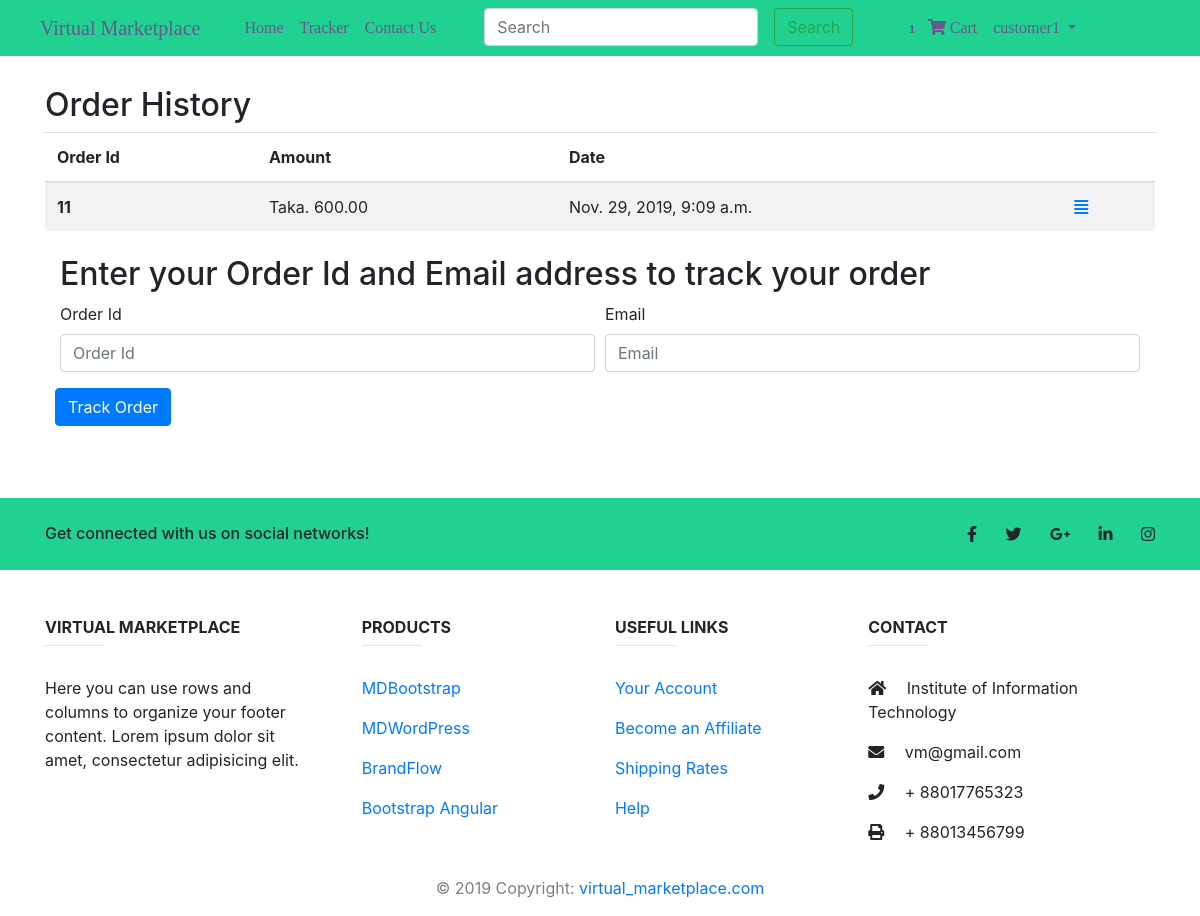
The page /order/tracker (signed in) on the database its author committed.
### accounts/models.py (models this page shows)
class User(AbstractUser):
    is_seller = models.BooleanField(default=False)
    is_customer = models.BooleanField(default=False)

### orders/models.py (models this page shows, shortened)
class Order(models.Model):
    user = models.ForeignKey(settings.AUTH_USER_MODEL, on_delete=models.CASCADE)
    items = models.ManyToManyField(OrderItem)
    start_date = models.DateTimeField(auto_now_add=True)
    ordered_date = models.DateTimeField()
    ordered = models.BooleanField(default=False)
    billing_address = models.ForeignKey(
        'BillingAddress', on_delete=models.SET_NULL, blank=True, null=True)
    payment = models.ForeignKey(
        'Payment', on_delete=models.SET_NULL, blank=True, null=True)
    def __str__(self):
        return self.user.username
    def get_total(self):
        total = 0
        for order_item in self.items.all():
            total += order_item.get_total_item_price()
        return total

class OrderItem(models.Model):
    user = models.ForeignKey(settings.AUTH_USER_MODEL, on_delete=models.CASCADE)
    item = models.ForeignKey(Product, on_delete=models.CASCADE)
    quantity = models.IntegerField(default=1)
    ordered = models.BooleanField(default=False)
    def get_total_item_price(self):
        return self.quantity * self.item.price

### store/models.py (models this page shows, shortened)
class Product(models.Model):
    name = models.CharField(max_length=50)
    category = models.ForeignKey(Category, on_delete=models.CASCADE,  null=True)
    price = models.DecimalField(max_digits=10, decimal_places=2, blank= True)
    description = models.CharField(max_length=300)
    publish_date = models.DateField()
    image = models.ImageField(upload_to='store/product_images', default="")
    seller = models.ForeignKey(User, on_delete=models.CASCADE)
    likes = models.ManyToManyField(settings.AUTH_USER_MODEL, related_name="likes", blank=True)

### orders/views.py (the view, shortened to what this page needs)
# urls.py: path('tracker', views.OrderTracker.as_view(), name='tracker'),
class OrderTracker(View):
    def get(self, *args, **kwargs):
        order = Order.objects.get(id=8)
        order_all_sellers = OrderToSellers.objects.filter(order=order)
        for individual_order_seller in order_all_sellers:
            items = order.items.filter(item__seller=individual_order_seller.seller)
        all_order_customer = Order.objects.filter(user=self.request.user, ordered=True)
        print(all_order_customer)
        context ={
            'all_order_customer': all_order_customer
        }
        return render(self.request, "orders/tracker.html", context)

### orders/templatetags/cart_template_tags.py (called while the page is built)
@register.filter
def cart_item_count(user):
    if user.is_authenticated:
        qs = Order.objects.filter(user=user, ordered=False)
        if qs.exists():
            return qs[0].items.count()
        return 0

### orders/templates/orders/tracker.html (shortened to what this page needs)
{% extends 'store/basic.html' %}
{% block content %}
<div class="container">
    <div class="row">
         <div class="col-sm-10" style="padding-top: 30px;">
             <h2> Order History </h2>
         </div>
    </div>
    <table class="table table-striped">
      <thead>
        <tr>
            <th scope="col">Order Id</th>
            <th scope="col">Amount</th>
            <th scope="col">Date</th>
            <th scope="col"></th>
        </tr>
      </thead>
      <tbody>
        {% if all_order_customer.count > 0 %}
            {% for pr in all_order_customer %}
                <tr>
                    <th scope="row">{{ pr.id}}</th>
                    <td> Taka. {{ pr.get_total}}</td>
                    <td>{{ pr.ordered_date }}</td>
                     <td>
                        <a href="{% url 'order_details' pr.id %}">
                            <i class="fas fa-align-justify"></i>
                        </a>
                    </td>
                </tr>
            {% endfor %}
        {% endif %}
      </tbody>
    </table>
</div>
<div class="container">
    <div class="col my-4">
        <h2> Enter your Order Id and Email address to track your order </h2>
        <form method="post" action="#" id="trackerForm">{% csrf_token %}
            <div class="form-row">
                <div class="form-group col-md-6">
                    <label for="inputname">Order Id</label>
                    <input type="text" class="form-control" id="orderId" name="orderId" placeholder="Order Id" required>
                </div>
                <div class="form-group col-md-6">
                    <label for="inputEmail4">Email</label>
                    <input type="email" class="form-control" id="email" name="email" placeholder="Email" required></div>
                <button type="submit" class="btn btn-primary">Track Order</button>
            </div>
        </form>
    </div>
</div>
{% endblock %}

### store/templates/store/basic.html (shortened to what this page needs)
{% load cart_template_tags %}
{% load staticfiles %}
<!doctype html>
<html lang="en">
    <head>
        <link rel="stylesheet" href="https://stackpath.bootstrapcdn.com/bootstrap/4.2.1/css/bootstrap.min.css"
>
        <link rel="stylesheet" href="https://use.fontawesome.com/releases/v5.8.1/css/all.css">
    </head>
    <body>
        <nav class="navbar navbar-expand-lg " style="background-color: #21d192; padding-left: 40px;">
            <a class="navbar-brand logo" href="{% url 'home_view' %}">Virtual Marketplace</a>
            <div class="collapse navbar-collapse" id="navbarSupportedContent">
                <ul class="navbar-nav mr-auto abc" style="padding-left: 20px;">
                    <li class="nav-item">
                        <a class="nav-link" href="{% url 'home_view' %}">Home <span class="sr-only">(current)</span></a>
                    </li>
                    <li class="nav-item">
                        <a class="nav-link" href="{% url 'tracker' %}">Tracker</a>
                    </li>
                    <li class="nav-item">
                        <a class="nav-link" href="{% url 'vm_contact' %}"> Contact Us</a>
                    </li>
                    <li style="padding-left: 40px;">
                        <form method='get' action='{% url 'search_product' %}' class="form-inline my-2 my-lg-0" >
                            <input class="form-control mr-sm-3" type="search" placeholder="Search" aria-label="Search" name="search" id="search">
                            <button class="btn btn-outline-success my-3 my-sm-0" type="submit">Search</button>
                        </form>
                    </li>
                </ul>
                <ul class="navbar-nav nav-flex-icons abc" style="padding-right: 100px;">
                    {% if request.user.is_authenticated %}
                        <li class="nav-item">
                        <a href="{% url 'order-summary' %}" class="nav-link waves-effect">
                        <span class="badge red z-depth-1 mr-1"> {{ request.user|cart_item_count }} </span>
                        <i class="fas fa-shopping-cart"></i>
                        <span class="clearfix d-none d-sm-inline-block"> Cart </span>
                        </a>
                        </li>
                        <li class="nav-item dropdown">
                            <a class="nav-link dropdown-toggle" href="#" id="navbarDropdown" role="button" data-toggle="dropdown" aria-haspopup="true" aria-expanded="false">
                              {{ request.user.username }}
                            </a>
                        </li>
                    {% endif %}
                    </ul>
            </div>
        </nav>
  {% block content %} {% endblock %}
    <br>
    <br>
    <footer class="page-footer font-small blue-grey lighten-5">
      <div style="background-color: #21d192;">
        <div class="container">
          <div class="row py-4 d-flex align-items-center">
            <div class="col-md-6 col-lg-5 text-center text-md-left mb-4 mb-md-0">
              <h6 class="mb-0">Get connected with us on social networks!</h6>
            </div>
            <div class="col-md-6 col-lg-7 text-center text-md-right">
              <a class="fb-ic">
                <i class="fab fa-facebook-f white-text mr-4"> </i>
              </a>
              <a class="tw-ic">
                <i class="fab fa-twitter white-text mr-4"> </i>
              </a>
              <a class="gplus-ic">
                <i class="fab fa-google-plus-g white-text mr-4"> </i>
              </a>
              <a class="li-ic">
                <i class="fab fa-linkedin-in white-text mr-4"> </i>
              </a>
              <a class="ins-ic">
                <i class="fab fa-instagram white-text"> </i>
              </a>
            </div>
          </div>
        </div>
      </div>
          <div class="container text-center text-md-left mt-5">
            <div class="row mt-3 dark-grey-text">
              <div class="col-md-3 col-lg-4 col-xl-3 mb-4">
                <h6 class="text-uppercase font-weight-bold">Virtual Marketplace</h6>
                <hr class="teal accent-3 mb-4 mt-0 d-inline-block mx-auto" style="width: 60px;">
                <p>Here you can use rows and columns to organize your footer content. Lorem ipsum dolor sit amet,
                  consectetur
                  adipisicing elit.</p>
              </div>
              <div class="col-md-2 col-lg-2 col-xl-2 mx-auto mb-4">
                <h6 class="text-uppercase font-weight-bold">Products</h6>
                <hr class="teal accent-3 mb-4 mt-0 d-inline-block mx-auto" style="width: 60px;">
                <p>
                  <a class="dark-grey-text" href="#!">MDBootstrap</a>
                </p>
                <p>
                  <a class="dark-grey-text" href="#!">MDWordPress</a>
                </p>
                <p>
                  <a class="dark-grey-text" href="#!">BrandFlow</a>
                </p>
                <p>
                  <a class="dark-grey-text" href="#!">Bootstrap Angular</a>
                </p>
              </div>
              <div class="col-md-3 col-lg-2 col-xl-2 mx-auto mb-4">
                <h6 class="text-uppercase font-weight-bold">Useful links</h6>
                <hr class="teal accent-3 mb-4 mt-0 d-inline-block mx-auto" style="width: 60px;">
                <p>
                  <a class="dark-grey-text" href="#!">Your Account</a>
                </p>
                <p>
                  <a class="dark-grey-text" href="#!">Become an Affiliate</a>
                </p>
                <p>
                  <a class="dark-grey-text" href="#!">Shipping Rates</a>
                </p>
                <p>
                  <a class="dark-grey-text" href="#!">Help</a>
                </p>
              </div>
              <div class="col-md-4 col-lg-3 col-xl-3 mx-auto mb-md-0 mb-4">
                <h6 class="text-uppercase font-weight-bold">Contact</h6>
                <hr class="teal accent-3 mb-4 mt-0 d-inline-block mx-auto" style="width: 60px;">
                <p>
                  <i class="fas fa-home mr-3"></i> Institute of Information Technology</p>
                <p>
                  <i class="fas fa-envelope mr-3"></i> vm@gmail.com</p>
                <p>
                  <i class="fas fa-phone mr-3"></i> + 88017765323</p>
                <p>
                  <i class="fas fa-print mr-3"></i> + 88013456799</p>
              </div>
            </div>
          </div>
          <div class="footer-copyright text-center text-black-50 py-3">© 2019 Copyright:
            <a class="dark-grey-text" href="#"> virtual_marketplace.com</a>
          </div>
        </footer>
  </body>
</html>

### rows shown on the page
User: user|cart_item_count "1", user.username "customer1"
Order: id "11", get_total "600.00", ordered_date "Nov. 29, 2019, 9:09 a.m."
